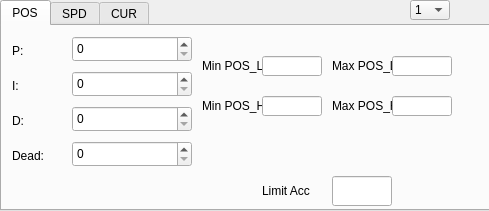
<?xml version="1.0" encoding="UTF-8"?>
<ui version="4.0">
 <class>PID</class>
 <widget class="QWidget" name="PID">
  <property name="geometry">
   <rect>
    <x>0</x>
    <y>0</y>
    <width>489</width>
    <height>211</height>
   </rect>
  </property>
  <property name="windowTitle">
   <string>Bottom</string>
  </property>
  <widget class="QTabWidget" name="PID_2">
   <property name="geometry">
    <rect>
     <x>0</x>
     <y>0</y>
     <width>491</width>
     <height>211</height>
    </rect>
   </property>
   <property name="sizePolicy">
    <sizepolicy hsizetype="Expanding" vsizetype="Expanding">
     <horstretch>8</horstretch>
     <verstretch>0</verstretch>
    </sizepolicy>
   </property>
   <property name="font">
    <font>
     <pointsize>9</pointsize>
    </font>
   </property>
   <property name="mouseTracking">
    <bool>true</bool>
   </property>
   <property name="currentIndex">
    <number>0</number>
   </property>
   <widget class="QWidget" name="POS">
    <property name="mouseTracking">
     <bool>true</bool>
    </property>
    <property name="toolTip">
     <string>&lt;html&gt;&lt;head/&gt;&lt;body&gt;&lt;p&gt;位置环PID参数&lt;/p&gt;&lt;/body&gt;&lt;/html&gt;</string>
    </property>
    <attribute name="title">
     <string>POS</string>
    </attribute>
    <widget class="QLabel" name="POS_DSLabel">
     <property name="geometry">
      <rect>
       <x>10</x>
       <y>115</y>
       <width>50</width>
       <height>30</height>
      </rect>
     </property>
     <property name="mouseTracking">
      <bool>true</bool>
     </property>
     <property name="toolTip">
      <string>&lt;html&gt;&lt;head/&gt;&lt;body&gt;&lt;p&gt;死区&lt;/p&gt;&lt;/body&gt;&lt;/html&gt;</string>
     </property>
     <property name="text">
      <string>Dead:</string>
     </property>
    </widget>
    <widget class="QSpinBox" name="POS_PSpinBox">
     <property name="geometry">
      <rect>
       <x>70</x>
       <y>10</y>
       <width>120</width>
       <height>26</height>
      </rect>
     </property>
     <property name="mouseTracking">
      <bool>true</bool>
     </property>
     <property name="toolTip">
      <string>&lt;html&gt;&lt;head/&gt;&lt;body&gt;&lt;p&gt;位置环P参数&lt;/p&gt;&lt;/body&gt;&lt;/html&gt;</string>
     </property>
     <property name="maximum">
      <number>65535</number>
     </property>
    </widget>
    <widget class="QSpinBox" name="POS_DSSpinBox">
     <property name="geometry">
      <rect>
       <x>70</x>
       <y>115</y>
       <width>120</width>
       <height>26</height>
      </rect>
     </property>
     <property name="mouseTracking">
      <bool>true</bool>
     </property>
     <property name="toolTip">
      <string>&lt;html&gt;&lt;head/&gt;&lt;body&gt;&lt;p&gt;位置死区&lt;/p&gt;&lt;/body&gt;&lt;/html&gt;</string>
     </property>
     <property name="maximum">
      <number>65535</number>
     </property>
    </widget>
    <widget class="QLabel" name="POS_ILabel">
     <property name="geometry">
      <rect>
       <x>10</x>
       <y>45</y>
       <width>50</width>
       <height>30</height>
      </rect>
     </property>
     <property name="mouseTracking">
      <bool>true</bool>
     </property>
     <property name="toolTip">
      <string>&lt;html&gt;&lt;head/&gt;&lt;body&gt;&lt;p&gt;积分&lt;/p&gt;&lt;/body&gt;&lt;/html&gt;</string>
     </property>
     <property name="text">
      <string>I:</string>
     </property>
    </widget>
    <widget class="QSpinBox" name="POS_ISpinBox">
     <property name="geometry">
      <rect>
       <x>70</x>
       <y>45</y>
       <width>120</width>
       <height>26</height>
      </rect>
     </property>
     <property name="mouseTracking">
      <bool>true</bool>
     </property>
     <property name="toolTip">
      <string>&lt;html&gt;&lt;head/&gt;&lt;body&gt;&lt;p&gt;位置环I参数&lt;/p&gt;&lt;/body&gt;&lt;/html&gt;</string>
     </property>
     <property name="maximum">
      <number>65535</number>
     </property>
    </widget>
    <widget class="QLabel" name="POS_DLabel">
     <property name="geometry">
      <rect>
       <x>10</x>
       <y>80</y>
       <width>50</width>
       <height>30</height>
      </rect>
     </property>
     <property name="mouseTracking">
      <bool>true</bool>
     </property>
     <property name="toolTip">
      <string>&lt;html&gt;&lt;head/&gt;&lt;body&gt;&lt;p&gt;微分&lt;/p&gt;&lt;/body&gt;&lt;/html&gt;</string>
     </property>
     <property name="text">
      <string>D:</string>
     </property>
    </widget>
    <widget class="QLabel" name="POS_PLabel">
     <property name="geometry">
      <rect>
       <x>10</x>
       <y>10</y>
       <width>50</width>
       <height>30</height>
      </rect>
     </property>
     <property name="mouseTracking">
      <bool>true</bool>
     </property>
     <property name="toolTip">
      <string>&lt;html&gt;&lt;head/&gt;&lt;body&gt;&lt;p&gt;比例&lt;/p&gt;&lt;/body&gt;&lt;/html&gt;</string>
     </property>
     <property name="text">
      <string>P:</string>
     </property>
    </widget>
    <widget class="QSpinBox" name="POS_DSpinBox">
     <property name="geometry">
      <rect>
       <x>70</x>
       <y>80</y>
       <width>120</width>
       <height>26</height>
      </rect>
     </property>
     <property name="mouseTracking">
      <bool>true</bool>
     </property>
     <property name="toolTip">
      <string>&lt;html&gt;&lt;head/&gt;&lt;body&gt;&lt;p&gt;位置环D参数&lt;/p&gt;&lt;/body&gt;&lt;/html&gt;</string>
     </property>
     <property name="maximum">
      <number>65535</number>
     </property>
    </widget>
    <widget class="QLineEdit" name="maxAccLineEdit">
     <property name="geometry">
      <rect>
       <x>330</x>
       <y>150</y>
       <width>60</width>
       <height>30</height>
      </rect>
     </property>
     <property name="font">
      <font>
       <pointsize>9</pointsize>
      </font>
     </property>
     <property name="toolTip">
      <string>&lt;html&gt;&lt;head/&gt;&lt;body&gt;&lt;p&gt;? rpm/s&lt;/p&gt;&lt;/body&gt;&lt;/html&gt;</string>
     </property>
    </widget>
    <widget class="QLabel" name="limitAccLabel">
     <property name="geometry">
      <rect>
       <x>260</x>
       <y>150</y>
       <width>70</width>
       <height>30</height>
      </rect>
     </property>
     <property name="font">
      <font>
       <pointsize>9</pointsize>
      </font>
     </property>
     <property name="mouseTracking">
      <bool>true</bool>
     </property>
     <property name="toolTip">
      <string>&lt;html&gt;&lt;head/&gt;&lt;body&gt;&lt;p&gt;最大加/减速度&lt;/p&gt;&lt;/body&gt;&lt;/html&gt;</string>
     </property>
     <property name="text">
      <string>Limit Acc</string>
     </property>
    </widget>
    <widget class="QLineEdit" name="minPosLLineEdit">
     <property name="geometry">
      <rect>
       <x>260</x>
       <y>30</y>
       <width>60</width>
       <height>20</height>
      </rect>
     </property>
     <property name="font">
      <font>
       <pointsize>9</pointsize>
      </font>
     </property>
     <property name="toolTip">
      <string>&lt;html&gt;&lt;head/&gt;&lt;body&gt;&lt;p&gt;? rpm/s&lt;/p&gt;&lt;/body&gt;&lt;/html&gt;</string>
     </property>
    </widget>
    <widget class="QLabel" name="minPosLLabel">
     <property name="geometry">
      <rect>
       <x>200</x>
       <y>30</y>
       <width>60</width>
       <height>20</height>
      </rect>
     </property>
     <property name="font">
      <font>
       <pointsize>9</pointsize>
      </font>
     </property>
     <property name="mouseTracking">
      <bool>true</bool>
     </property>
     <property name="toolTip">
      <string>&lt;html&gt;&lt;head/&gt;&lt;body&gt;&lt;p&gt;最大加/减速度&lt;/p&gt;&lt;/body&gt;&lt;/html&gt;</string>
     </property>
     <property name="text">
      <string>Min POS_L</string>
     </property>
    </widget>
    <widget class="QLineEdit" name="maxPosHLineEdit">
     <property name="geometry">
      <rect>
       <x>390</x>
       <y>70</y>
       <width>60</width>
       <height>20</height>
      </rect>
     </property>
     <property name="font">
      <font>
       <pointsize>9</pointsize>
      </font>
     </property>
     <property name="toolTip">
      <string>&lt;html&gt;&lt;head/&gt;&lt;body&gt;&lt;p&gt;? rpm/s&lt;/p&gt;&lt;/body&gt;&lt;/html&gt;</string>
     </property>
    </widget>
    <widget class="QLabel" name="maxPosHLabel">
     <property name="geometry">
      <rect>
       <x>330</x>
       <y>70</y>
       <width>60</width>
       <height>20</height>
      </rect>
     </property>
     <property name="font">
      <font>
       <pointsize>9</pointsize>
      </font>
     </property>
     <property name="mouseTracking">
      <bool>true</bool>
     </property>
     <property name="toolTip">
      <string>&lt;html&gt;&lt;head/&gt;&lt;body&gt;&lt;p&gt;最大加/减速度&lt;/p&gt;&lt;/body&gt;&lt;/html&gt;</string>
     </property>
     <property name="text">
      <string>Max POS_H</string>
     </property>
    </widget>
    <widget class="QLineEdit" name="maxPosLLineEdit">
     <property name="geometry">
      <rect>
       <x>390</x>
       <y>30</y>
       <width>60</width>
       <height>20</height>
      </rect>
     </property>
     <property name="font">
      <font>
       <pointsize>9</pointsize>
      </font>
     </property>
     <property name="toolTip">
      <string>&lt;html&gt;&lt;head/&gt;&lt;body&gt;&lt;p&gt;? rpm/s&lt;/p&gt;&lt;/body&gt;&lt;/html&gt;</string>
     </property>
     <property name="text">
      <string/>
     </property>
    </widget>
    <widget class="QLineEdit" name="minPosHLineEdit">
     <property name="geometry">
      <rect>
       <x>260</x>
       <y>70</y>
       <width>60</width>
       <height>20</height>
      </rect>
     </property>
     <property name="font">
      <font>
       <pointsize>9</pointsize>
      </font>
     </property>
     <property name="toolTip">
      <string>&lt;html&gt;&lt;head/&gt;&lt;body&gt;&lt;p&gt;? rpm/s&lt;/p&gt;&lt;/body&gt;&lt;/html&gt;</string>
     </property>
     <property name="text">
      <string/>
     </property>
    </widget>
    <widget class="QLabel" name="minPosHLabel">
     <property name="geometry">
      <rect>
       <x>200</x>
       <y>70</y>
       <width>60</width>
       <height>20</height>
      </rect>
     </property>
     <property name="font">
      <font>
       <pointsize>9</pointsize>
      </font>
     </property>
     <property name="mouseTracking">
      <bool>true</bool>
     </property>
     <property name="toolTip">
      <string>&lt;html&gt;&lt;head/&gt;&lt;body&gt;&lt;p&gt;最大加/减速度&lt;/p&gt;&lt;/body&gt;&lt;/html&gt;</string>
     </property>
     <property name="text">
      <string>Min POS_H</string>
     </property>
    </widget>
    <widget class="QLabel" name="maxPosLLabel">
     <property name="geometry">
      <rect>
       <x>330</x>
       <y>30</y>
       <width>60</width>
       <height>20</height>
      </rect>
     </property>
     <property name="font">
      <font>
       <pointsize>9</pointsize>
      </font>
     </property>
     <property name="mouseTracking">
      <bool>true</bool>
     </property>
     <property name="toolTip">
      <string>&lt;html&gt;&lt;head/&gt;&lt;body&gt;&lt;p&gt;最大加/减速度&lt;/p&gt;&lt;/body&gt;&lt;/html&gt;</string>
     </property>
     <property name="text">
      <string>Max POS_L</string>
     </property>
    </widget>
   </widget>
   <widget class="QWidget" name="SPD">
    <property name="mouseTracking">
     <bool>true</bool>
    </property>
    <property name="toolTip">
     <string>&lt;html&gt;&lt;head/&gt;&lt;body&gt;&lt;p&gt;速度环PID参数&lt;/p&gt;&lt;/body&gt;&lt;/html&gt;</string>
    </property>
    <attribute name="title">
     <string>SPD</string>
    </attribute>
    <widget class="QSpinBox" name="SPD_ISpinBox">
     <property name="geometry">
      <rect>
       <x>70</x>
       <y>45</y>
       <width>70</width>
       <height>26</height>
      </rect>
     </property>
     <property name="mouseTracking">
      <bool>true</bool>
     </property>
     <property name="toolTip">
      <string>&lt;html&gt;&lt;head/&gt;&lt;body&gt;&lt;p&gt;速度环I参数&lt;/p&gt;&lt;/body&gt;&lt;/html&gt;</string>
     </property>
     <property name="maximum">
      <number>65535</number>
     </property>
    </widget>
    <widget class="QSpinBox" name="SPD_DSpinBox">
     <property name="geometry">
      <rect>
       <x>70</x>
       <y>80</y>
       <width>70</width>
       <height>26</height>
      </rect>
     </property>
     <property name="mouseTracking">
      <bool>true</bool>
     </property>
     <property name="toolTip">
      <string>&lt;html&gt;&lt;head/&gt;&lt;body&gt;&lt;p&gt;速度环D参数&lt;/p&gt;&lt;/body&gt;&lt;/html&gt;</string>
     </property>
     <property name="maximum">
      <number>65535</number>
     </property>
    </widget>
    <widget class="QLabel" name="SPD_ILabel">
     <property name="geometry">
      <rect>
       <x>10</x>
       <y>45</y>
       <width>50</width>
       <height>30</height>
      </rect>
     </property>
     <property name="mouseTracking">
      <bool>true</bool>
     </property>
     <property name="toolTip">
      <string>&lt;html&gt;&lt;head/&gt;&lt;body&gt;&lt;p&gt;积分&lt;/p&gt;&lt;/body&gt;&lt;/html&gt;</string>
     </property>
     <property name="text">
      <string>I:</string>
     </property>
    </widget>
    <widget class="QLabel" name="SPD_DSLabel">
     <property name="geometry">
      <rect>
       <x>10</x>
       <y>115</y>
       <width>50</width>
       <height>30</height>
      </rect>
     </property>
     <property name="mouseTracking">
      <bool>true</bool>
     </property>
     <property name="toolTip">
      <string>&lt;html&gt;&lt;head/&gt;&lt;body&gt;&lt;p&gt;死区&lt;/p&gt;&lt;/body&gt;&lt;/html&gt;</string>
     </property>
     <property name="text">
      <string>Dead:</string>
     </property>
    </widget>
    <widget class="QLabel" name="SPD_PLabel">
     <property name="geometry">
      <rect>
       <x>10</x>
       <y>10</y>
       <width>50</width>
       <height>30</height>
      </rect>
     </property>
     <property name="mouseTracking">
      <bool>true</bool>
     </property>
     <property name="toolTip">
      <string>&lt;html&gt;&lt;head/&gt;&lt;body&gt;&lt;p&gt;比例&lt;/p&gt;&lt;/body&gt;&lt;/html&gt;</string>
     </property>
     <property name="text">
      <string>P:</string>
     </property>
    </widget>
    <widget class="QSpinBox" name="SPD_DSSpinBox">
     <property name="geometry">
      <rect>
       <x>70</x>
       <y>115</y>
       <width>70</width>
       <height>26</height>
      </rect>
     </property>
     <property name="mouseTracking">
      <bool>true</bool>
     </property>
     <property name="toolTip">
      <string>&lt;html&gt;&lt;head/&gt;&lt;body&gt;&lt;p&gt;速度死区&lt;/p&gt;&lt;/body&gt;&lt;/html&gt;</string>
     </property>
     <property name="maximum">
      <number>65535</number>
     </property>
    </widget>
    <widget class="QSpinBox" name="SPD_PSpinBox">
     <property name="geometry">
      <rect>
       <x>70</x>
       <y>10</y>
       <width>70</width>
       <height>26</height>
      </rect>
     </property>
     <property name="mouseTracking">
      <bool>true</bool>
     </property>
     <property name="toolTip">
      <string>&lt;html&gt;&lt;head/&gt;&lt;body&gt;&lt;p&gt;速度环P参数&lt;/p&gt;&lt;/body&gt;&lt;/html&gt;</string>
     </property>
     <property name="maximum">
      <number>65535</number>
     </property>
    </widget>
    <widget class="QLabel" name="SPD_DLabel">
     <property name="geometry">
      <rect>
       <x>10</x>
       <y>80</y>
       <width>50</width>
       <height>30</height>
      </rect>
     </property>
     <property name="mouseTracking">
      <bool>true</bool>
     </property>
     <property name="toolTip">
      <string>&lt;html&gt;&lt;head/&gt;&lt;body&gt;&lt;p&gt;微分&lt;/p&gt;&lt;/body&gt;&lt;/html&gt;</string>
     </property>
     <property name="text">
      <string>D:</string>
     </property>
    </widget>
    <widget class="QLineEdit" name="maxSpdLineEdit">
     <property name="geometry">
      <rect>
       <x>80</x>
       <y>150</y>
       <width>60</width>
       <height>30</height>
      </rect>
     </property>
     <property name="font">
      <font>
       <pointsize>9</pointsize>
      </font>
     </property>
     <property name="toolTip">
      <string>&lt;html&gt;&lt;head/&gt;&lt;body&gt;&lt;p&gt;0.01rpm&lt;/p&gt;&lt;/body&gt;&lt;/html&gt;</string>
     </property>
    </widget>
    <widget class="QLabel" name="limitSpdLabel">
     <property name="geometry">
      <rect>
       <x>10</x>
       <y>150</y>
       <width>70</width>
       <height>30</height>
      </rect>
     </property>
     <property name="font">
      <font>
       <pointsize>9</pointsize>
      </font>
     </property>
     <property name="mouseTracking">
      <bool>true</bool>
     </property>
     <property name="toolTip">
      <string>&lt;html&gt;&lt;head/&gt;&lt;body&gt;&lt;p&gt;最大速度&lt;/p&gt;&lt;/body&gt;&lt;/html&gt;</string>
     </property>
     <property name="text">
      <string>Limit Spd</string>
     </property>
    </widget>
   </widget>
   <widget class="QWidget" name="CUR">
    <property name="mouseTracking">
     <bool>true</bool>
    </property>
    <property name="toolTip">
     <string>&lt;html&gt;&lt;head/&gt;&lt;body&gt;&lt;p&gt;电流环PID参数&lt;/p&gt;&lt;/body&gt;&lt;/html&gt;</string>
    </property>
    <attribute name="title">
     <string>CUR</string>
    </attribute>
    <widget class="QLabel" name="CUR_ILabel">
     <property name="geometry">
      <rect>
       <x>10</x>
       <y>45</y>
       <width>50</width>
       <height>30</height>
      </rect>
     </property>
     <property name="font">
      <font>
       <pointsize>9</pointsize>
      </font>
     </property>
     <property name="mouseTracking">
      <bool>true</bool>
     </property>
     <property name="toolTip">
      <string>&lt;html&gt;&lt;head/&gt;&lt;body&gt;&lt;p&gt;积分&lt;/p&gt;&lt;/body&gt;&lt;/html&gt;</string>
     </property>
     <property name="text">
      <string>I:</string>
     </property>
    </widget>
    <widget class="QLabel" name="CUR_PLabel">
     <property name="geometry">
      <rect>
       <x>10</x>
       <y>10</y>
       <width>50</width>
       <height>30</height>
      </rect>
     </property>
     <property name="font">
      <font>
       <pointsize>9</pointsize>
      </font>
     </property>
     <property name="mouseTracking">
      <bool>true</bool>
     </property>
     <property name="toolTip">
      <string>&lt;html&gt;&lt;head/&gt;&lt;body&gt;&lt;p&gt;比例&lt;/p&gt;&lt;/body&gt;&lt;/html&gt;</string>
     </property>
     <property name="text">
      <string>P:</string>
     </property>
    </widget>
    <widget class="QSpinBox" name="CUR_DSpinBox">
     <property name="geometry">
      <rect>
       <x>70</x>
       <y>80</y>
       <width>70</width>
       <height>26</height>
      </rect>
     </property>
     <property name="font">
      <font>
       <pointsize>9</pointsize>
      </font>
     </property>
     <property name="mouseTracking">
      <bool>true</bool>
     </property>
     <property name="toolTip">
      <string>&lt;html&gt;&lt;head/&gt;&lt;body&gt;&lt;p&gt;电流环D参数&lt;/p&gt;&lt;/body&gt;&lt;/html&gt;</string>
     </property>
     <property name="maximum">
      <number>65535</number>
     </property>
    </widget>
    <widget class="QSpinBox" name="CUR_ISpinBox">
     <property name="geometry">
      <rect>
       <x>70</x>
       <y>45</y>
       <width>70</width>
       <height>26</height>
      </rect>
     </property>
     <property name="font">
      <font>
       <pointsize>9</pointsize>
      </font>
     </property>
     <property name="mouseTracking">
      <bool>true</bool>
     </property>
     <property name="toolTip">
      <string>&lt;html&gt;&lt;head/&gt;&lt;body&gt;&lt;p&gt;电流环I参数&lt;/p&gt;&lt;/body&gt;&lt;/html&gt;</string>
     </property>
     <property name="maximum">
      <number>65535</number>
     </property>
    </widget>
    <widget class="QLabel" name="CUR_DLabel">
     <property name="geometry">
      <rect>
       <x>10</x>
       <y>80</y>
       <width>50</width>
       <height>30</height>
      </rect>
     </property>
     <property name="font">
      <font>
       <pointsize>9</pointsize>
      </font>
     </property>
     <property name="mouseTracking">
      <bool>true</bool>
     </property>
     <property name="toolTip">
      <string>&lt;html&gt;&lt;head/&gt;&lt;body&gt;&lt;p&gt;微分&lt;/p&gt;&lt;/body&gt;&lt;/html&gt;</string>
     </property>
     <property name="text">
      <string>D:</string>
     </property>
    </widget>
    <widget class="QSpinBox" name="CUR_PSpinBox">
     <property name="geometry">
      <rect>
       <x>70</x>
       <y>10</y>
       <width>70</width>
       <height>26</height>
      </rect>
     </property>
     <property name="font">
      <font>
       <pointsize>9</pointsize>
      </font>
     </property>
     <property name="mouseTracking">
      <bool>true</bool>
     </property>
     <property name="toolTip">
      <string>&lt;html&gt;&lt;head/&gt;&lt;body&gt;&lt;p&gt;电流环P参数&lt;/p&gt;&lt;/body&gt;&lt;/html&gt;</string>
     </property>
     <property name="maximum">
      <number>65535</number>
     </property>
    </widget>
    <widget class="QLabel" name="limitCurLabel">
     <property name="geometry">
      <rect>
       <x>10</x>
       <y>150</y>
       <width>70</width>
       <height>30</height>
      </rect>
     </property>
     <property name="font">
      <font>
       <pointsize>9</pointsize>
      </font>
     </property>
     <property name="mouseTracking">
      <bool>true</bool>
     </property>
     <property name="toolTip">
      <string>&lt;html&gt;&lt;head/&gt;&lt;body&gt;&lt;p&gt;最大电流&lt;/p&gt;&lt;/body&gt;&lt;/html&gt;</string>
     </property>
     <property name="text">
      <string>Limit Cur</string>
     </property>
    </widget>
    <widget class="QLineEdit" name="maxCurLineEdit">
     <property name="geometry">
      <rect>
       <x>80</x>
       <y>150</y>
       <width>60</width>
       <height>30</height>
      </rect>
     </property>
     <property name="font">
      <font>
       <pointsize>9</pointsize>
      </font>
     </property>
     <property name="toolTip">
      <string>&lt;html&gt;&lt;head/&gt;&lt;body&gt;&lt;p&gt;mA&lt;/p&gt;&lt;/body&gt;&lt;/html&gt;</string>
     </property>
    </widget>
   </widget>
  </widget>
  <widget class="QComboBox" name="adjustGroupComboBox">
   <property name="geometry">
    <rect>
     <x>410</x>
     <y>0</y>
     <width>40</width>
     <height>20</height>
    </rect>
   </property>
   <property name="sizePolicy">
    <sizepolicy hsizetype="Fixed" vsizetype="Fixed">
     <horstretch>1</horstretch>
     <verstretch>0</verstretch>
    </sizepolicy>
   </property>
   <property name="font">
    <font>
     <pointsize>9</pointsize>
    </font>
   </property>
   <property name="mouseTracking">
    <bool>true</bool>
   </property>
   <property name="toolTip">
    <string>&lt;html&gt;&lt;head/&gt;&lt;body&gt;&lt;p&gt;切换PID调整组显示：1-低载PID参数，2-中载PID参数，3-重载PID参数&lt;/p&gt;&lt;/body&gt;&lt;/html&gt;</string>
   </property>
   <item>
    <property name="text">
     <string>1</string>
    </property>
   </item>
   <item>
    <property name="text">
     <string>2</string>
    </property>
   </item>
   <item>
    <property name="text">
     <string>3</string>
    </property>
   </item>
  </widget>
 </widget>
 <layoutdefault spacing="6" margin="11"/>
 <resources/>
 <connections/>
</ui>
